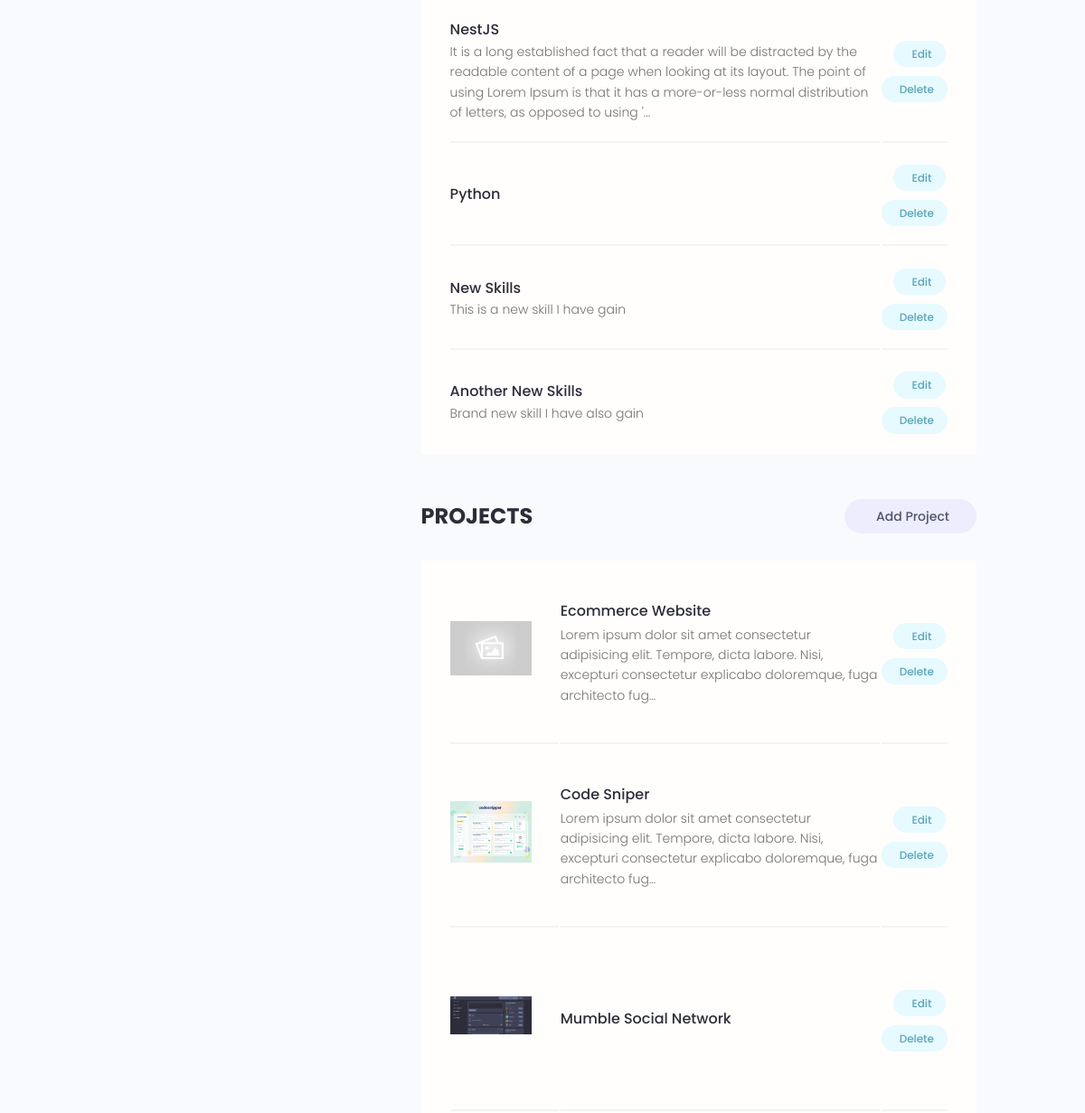
Page /account/ (signed in, middle part) on the earlier database version.
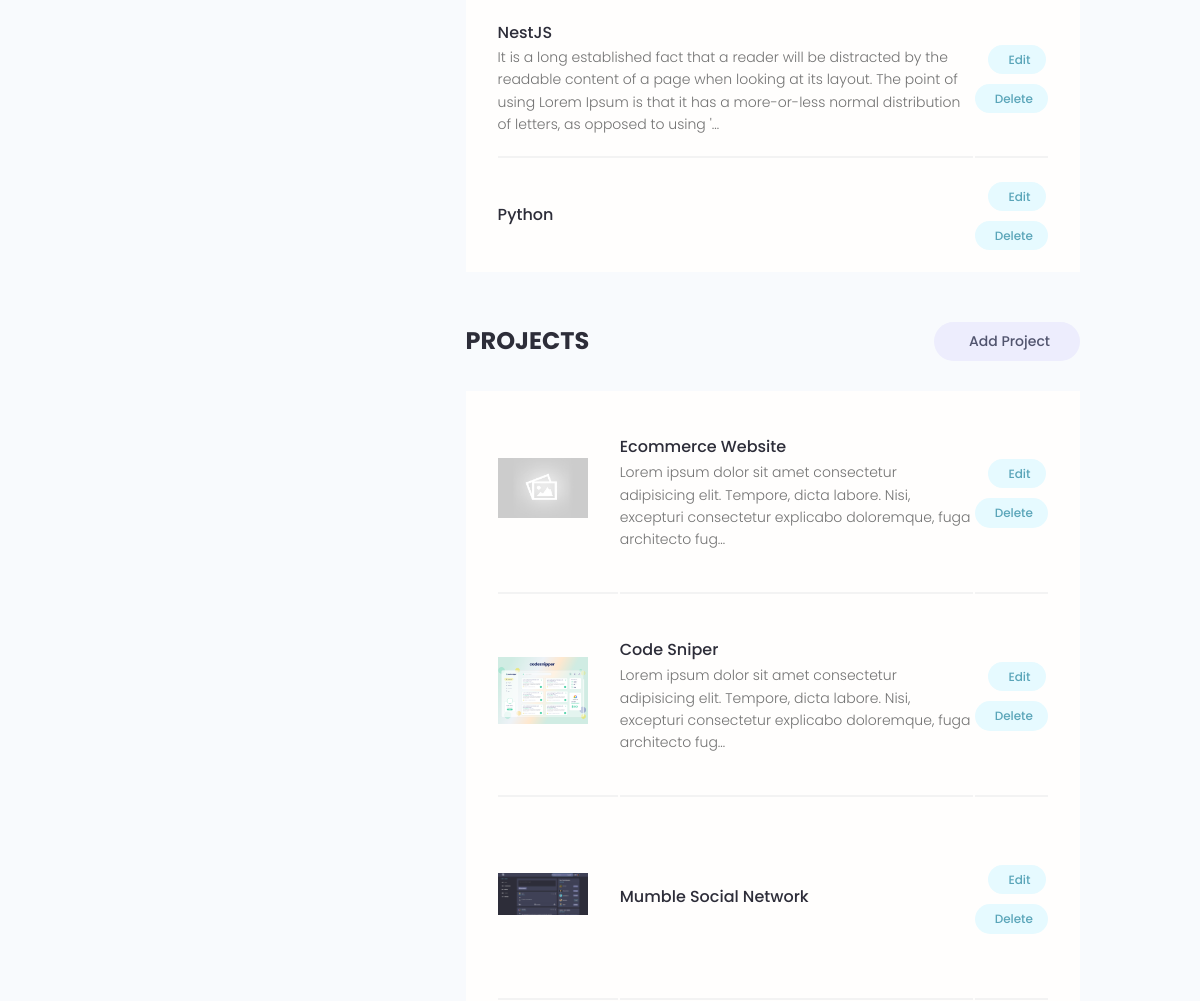
Same page on the later database version.
### users/models.py (models this page shows, shortened)
class Skill(models.Model):
    id = models.UUIDField(default=uuid.uuid4, unique=True,
                          primary_key=True, editable=False)
    owner = models.ForeignKey(
        Profile, on_delete=models.CASCADE, null=True, blank=True)
    name = models.CharField(max_length=200, null=True, blank=True)
    description = models.TextField(null=True, blank=True)
    created_at = models.DateTimeField(auto_now_add=True)
    updated_at = models.DateTimeField(auto_now=True)
    class Meta:
        ordering = ['created_at']

### projects/models.py (models this page shows, shortened)
class Project(models.Model):
    owner = models.ForeignKey(
        Profile, null=True, blank=True, on_delete=models.SET_NULL)
    id = models.UUIDField(default=uuid.uuid4, unique=True,
                          primary_key=True, editable=False)
    title = models.CharField(max_length=200)
    description = models.TextField(null=True, blank=True)
    featured_image = models.ImageField(
        null=True, blank=True, default='default.jpg')
    demo_link = models.CharField(max_length=2000, blank=True, null=True)
    source_link = models.CharField(max_length=2000, null=True, blank=True)
    tags = models.ManyToManyField('Tag', blank=True)
    vote_total = models.IntegerField(default=0, null=True, blank=True)
    vote_ratio = models.IntegerField(default=0, null=True, blank=True)
    create_at = models.DateTimeField(auto_now_add=True)
    update_at = models.DateTimeField(auto_now=True)
    class Meta:
        ordering = ['create_at']

### users/views.py (the view)
# urls.py: path('account/', views.userAccount, name='account'),
@login_required(login_url='login')
def userAccount(request):
    profile: Profile = request.user.profile
    skills: list[Skill] = profile.skill_set.all()
    projects: list[Project] = profile.project_set.all()
    context = {"profile": profile, "skills": skills, "projects": projects}
    return render(request, 'users/account.html', context)

### users/templates/users/account.html (shortened to what this page needs)
{% extends 'main.html' %}
{% block content %}
  <main class="settingsPage profile my-md">
    <div class="container">
      <div class="layout">
        <div class="column column--1of3">
        </div>
        <div class="column column--2of3">
          <table class="settings__table">
          {% for skill in skills %}
            <tr>
              <td class="settings__tableInfo">
                <h4>{{ skill.name }}</h4>
                <p>{{ skill.description|truncatechars:"240"}}</p>
              </td>
              <td class="settings__tableActions">
                <a class="tag tag--pill tag--main settings__btn" href="{% url 'update-skill' skill.id %}"> Edit</a>
                <a class="tag tag--pill tag--main settings__btn" href="{% url 'delete-skill' skill.id %}?next=/account">
                  Delete</a>
              </td>
            </tr>
          {% endfor %}
          </table>
          <div class="settings">
            <h3 class="settings__title">Projects</h3>
            <a class="tag tag--pill tag--sub settings__btn tag--lg" href="{% url 'create-project' %}"> Add Project</a>
          </div>
          <table class="settings__table">
            {% for project in projects %}
              <tr>
                <td class="settings__thumbnail">
                  <a href="{% url 'project' project.id %}"><img src="{{ project.featured_image.url }}" alt="Project Thumbnail" /></a>
                </td>
                <td class="settings__tableInfo">
                  <a href="{% url 'project' project.id %}">{{ project.title }}</a>
                  <p>{{ project.description|truncatechars:"150" }}</p>
                </td>
                <td class="settings__tableActions">
                  <a class="tag tag--pill tag--main settings__btn" href="{% url 'update-project' project.id %}"> Edit</a>
                  <a class="tag tag--pill tag--main settings__btn" href="{% url 'delete-project' project.id %}?next=/account">
                    Delete</a>
                </td>
              </tr>
            {% endfor %}
          </table>
        </div>
      </div>
    </div>
  </main>
{% endblock content %}

Differences in the rows shown:
removed Skill: name "New Skills", description "This is a new skill I have gain"
removed Skill: name "Another New Skills", description "Brand new skill I have also gain"
